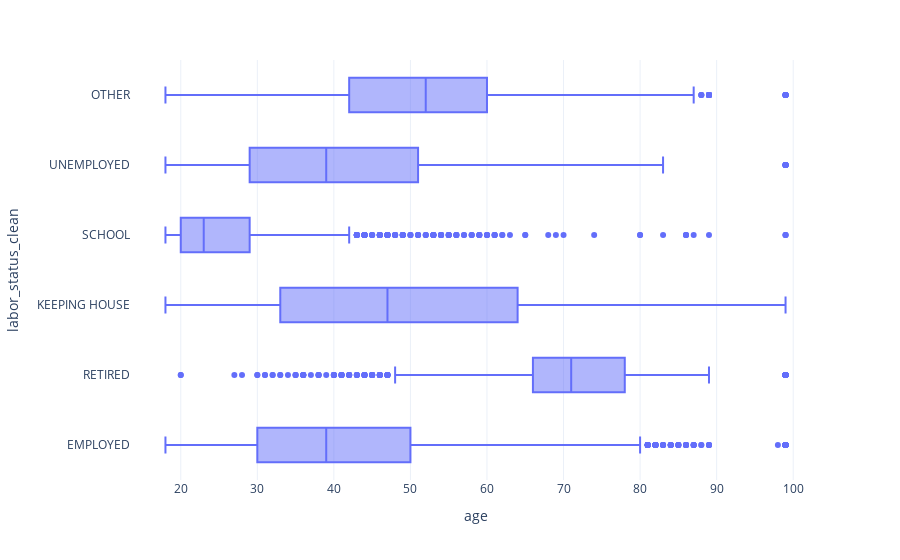

The notebook cell this image was saved under:
### Markdown cell above
### Boxplots
Boxplots display the median, quartiles, and range of a dataset in a way that allows for easy comparison between multiple groups or categories. The box in the plot represents the interquartile range (IQR), which contains the middle 50% of the data, with the median represented by a line inside the box. 

Here we use Plotly to create a [box plot](https://plotly.com/python/box-plots/) of the ages by employment. Do the distributions make sense per employment category?

### Code cell
# Create a new figure object
fig = px.box(df,
            x='age',
            y='labor_status_clean',
            template='plotly_white')

# Show the plot
fig.show()

### Figure 1 — Plotly figure (JSON) as saved in the notebook; plotly's stock layout.template omitted (floating-point values rounded to 4 significant figures; data arrays with more than 128 entries replaced by an {"elided": "..."} marker saying what was removed)
{"data": [{"alignmentgroup": "True", "hovertemplate": "age=%{x}<br>labor_status_clean=%{y}<extra></extra>", "legendgroup": "", "marker": {"color": "#636efa"}, "name": "", "notched": false, "offsetgroup": "", "orientation": "h", "showlegend": false, "x": {"elided": "59599 int values"}, "x0": " ", "xaxis": "x", "y": {"elided": "59599 str values"}, "y0": " ", "yaxis": "y", "type": "box"}], "layout": {"xaxis": {"anchor": "y", "domain": [0, 1], "title": {"text": "age"}}, "yaxis": {"anchor": "x", "domain": [0, 1], "title": {"text": "labor_status_clean"}}, "legend": {"tracegroupgap": 0}, "margin": {"t": 60}, "boxmode": "group"}}
